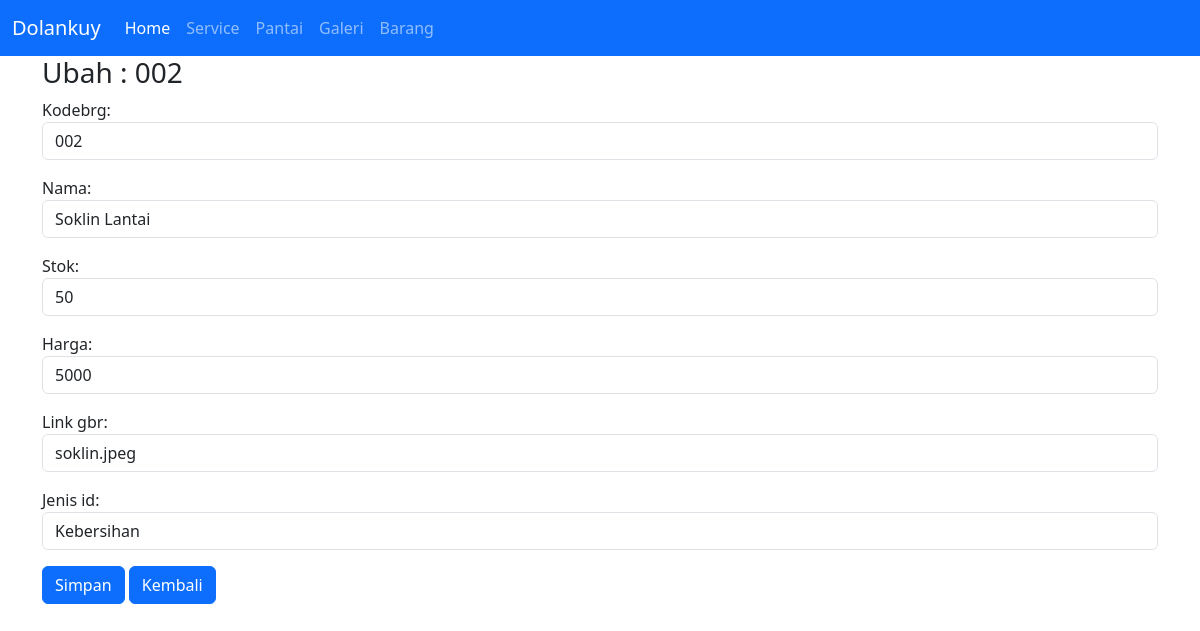
Screenshot of /ubah/2 with the database file from the repository.
### uas/models.py (models this page shows, shortened)
class Barang(models.Model):
    kodebrg=models.CharField(max_length=8)
    nama=models.CharField(max_length=50)
    stok=models.IntegerField()
    harga=models.BigIntegerField()
    link_gbr=models.CharField(max_length=150, blank=True)
    waktu_posting=models.DateTimeField(auto_now_add=True)
    jenis_id=models.ForeignKey(Jenis, on_delete=models.CASCADE,null=True)

class Jenis(models.Model):
    nama=models.CharField(max_length=50)
    ket=models.TextField()
    def __str__(self):
        return self.nama

### uas/views.py (the view)
# urls.py: path('ubah/<int:id_barang>',ubah_brg,name='ubah_brg'),
def ubah_brg(request,id_barang) :
    barangs=Barang.objects.get(id=id_barang)
    if request.POST:
        form=FormBarang(request.POST,instance=barangs)
        if form.is_valid():
            form.save()
            messages.success(request,"Data berhasil di ubah")
            return redirect('ubah_brg',id_barang=id_barang)
    else:
        form=FormBarang(instance=barangs)
        konteks = {
            'form':form,
            'barangs':barangs
        }
    return render(request,'ubah_brg.html',konteks)

### uas/forms.py
class FormBarang(ModelForm):
    class Meta :
        model=Barang
        fields='__all__'
        widgets = {
            'kodebrg':forms.TextInput({'class':'form-control'}),
            'nama':forms.TextInput({'class':'form-control'}),
            'stok':forms.NumberInput({'class':'form-control'}),
            'harga':forms.NumberInput({'class':'form-control'}),
            'link_gbr':forms.TextInput({'class':'form-control'}),
            'jenis_id':forms.Select({'class':'form-control'}),
        }

### templates/ubah_brg.html (shortened to what this page needs)
{% load static %}
<!DOCTYPE html>
<html lang="en">
<head>
    <link href="https://cdn.jsdelivr.net/npm/bootstrap@5.3.0/dist/css/bootstrap.min.css" rel="stylesheet">
</head>
<body>
    <header>
      <nav class="navbar navbar-expand-lg bg-primary" data-bs-theme="dark">
        <div class="container-fluid">
          <a class="navbar-brand" href="#">Dolankuy</a>
          <div class="collapse navbar-collapse" id="navbarSupportedContent">
            <ul class="navbar-nav me-auto mb-2 mb-lg-0">
              <li class="nav-item">
                <a class="nav-link active" aria-current="page" href="/">Home</a>
              </li>
              <li class="nav-item">
                <a class="nav-link" href="/service/">Service</a>
              </li>
              <li class="nav-item">
                <a class="nav-link" href="/pantai/">Pantai</a>
              </li>
              <li class="nav-item">
                <a class="nav-link" href="/galeri/">Galeri</a>
              </li>
              <li class="nav-item">
                <a class="nav-link" href="/tampilbrg/">Barang</a>
              </li>
            </ul>
          </div>
        </div>
      </nav>
    </header>
    <div class="container">
        <div class="row">
            <div class="col-md-12">
                <h3>Ubah : {{ barangs.kodebrg }} </h3>
                <form action="{% url 'ubah_brg' barangs.id %}" method="POST">
                    {{form.as_p}}
                    <button class="btn btn-primary" type="submit">Simpan</button>
                    <a class="btn btn-primary" href="/tampilbrg/">Kembali</a>
                </form>
            </div>
        </div>
    </div>
</body>
</html>

### rows the page displays
Barang: kodebrg "002", nama "Soklin Lantai", stok "50", harga "5000", link_gbr "soklin.jpeg", jenis_id "Kebersihan"
